Frame 1 (no input): blank canvas, image omitted
Frame 60 (no input): blank canvas, image omitted
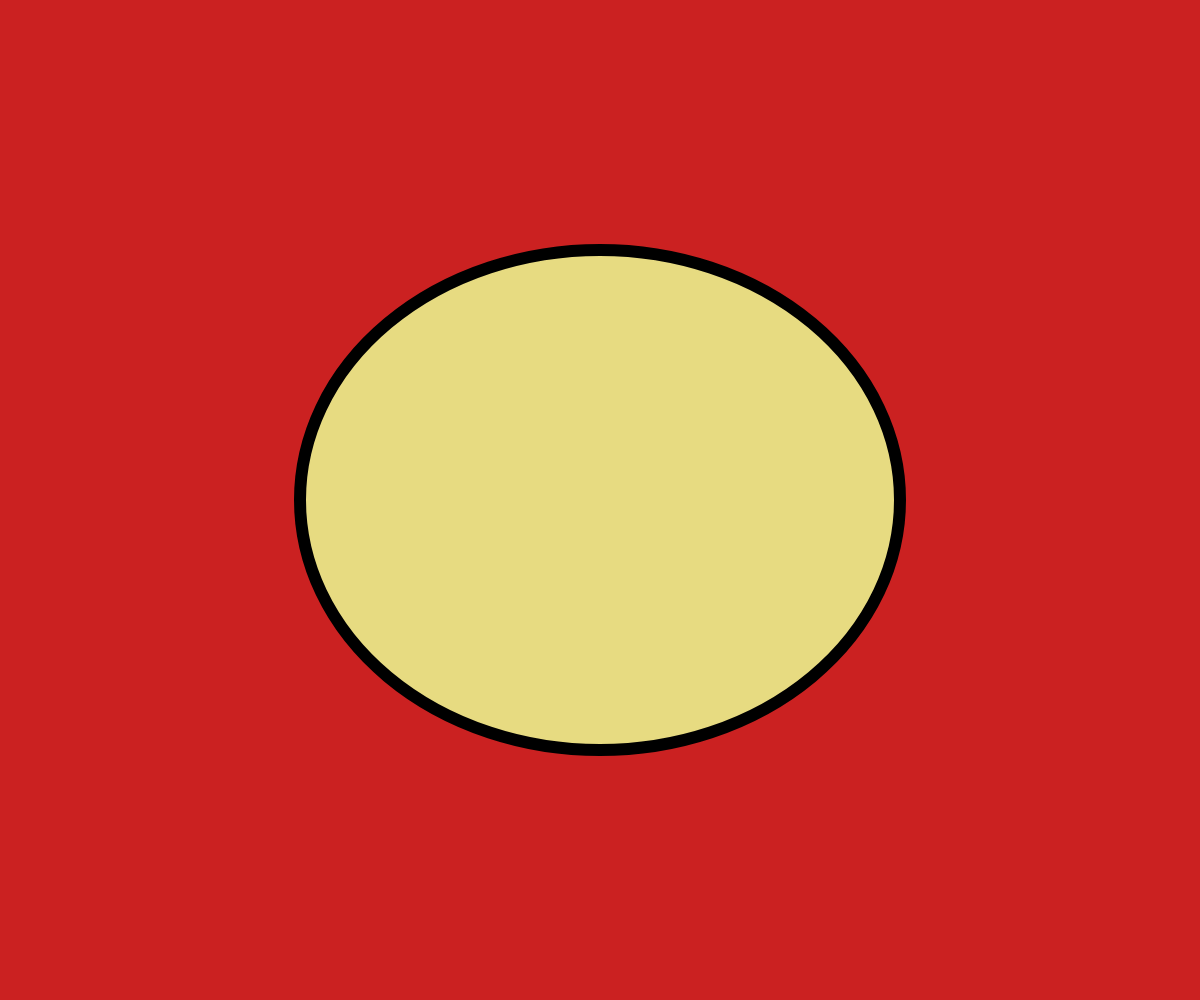
Frame 120 (the mouse pressed at the canvas centre since frame 60)

The p5.js sketch whose frames 1 and 60 were blank and that drew this single picture after the mouse press (run headless with seeded random() and noise() and a simulated clock; from frame 60 on, the mouse is pressed at the canvas centre):

// p5.js sketch
// ── sketch.js
// Queria hacer un circulo que pareciera que rebota.


let escala = 20;

function setup() {
  createCanvas(windowWidth, windowHeight);
  strokeWeight(12);
}


function draw() {
  background(203, 33, 33);
  fill (231,219,129);
  ellipse (mouseX, mouseY, pmouseX, pmouseY, 10, 10);
}
